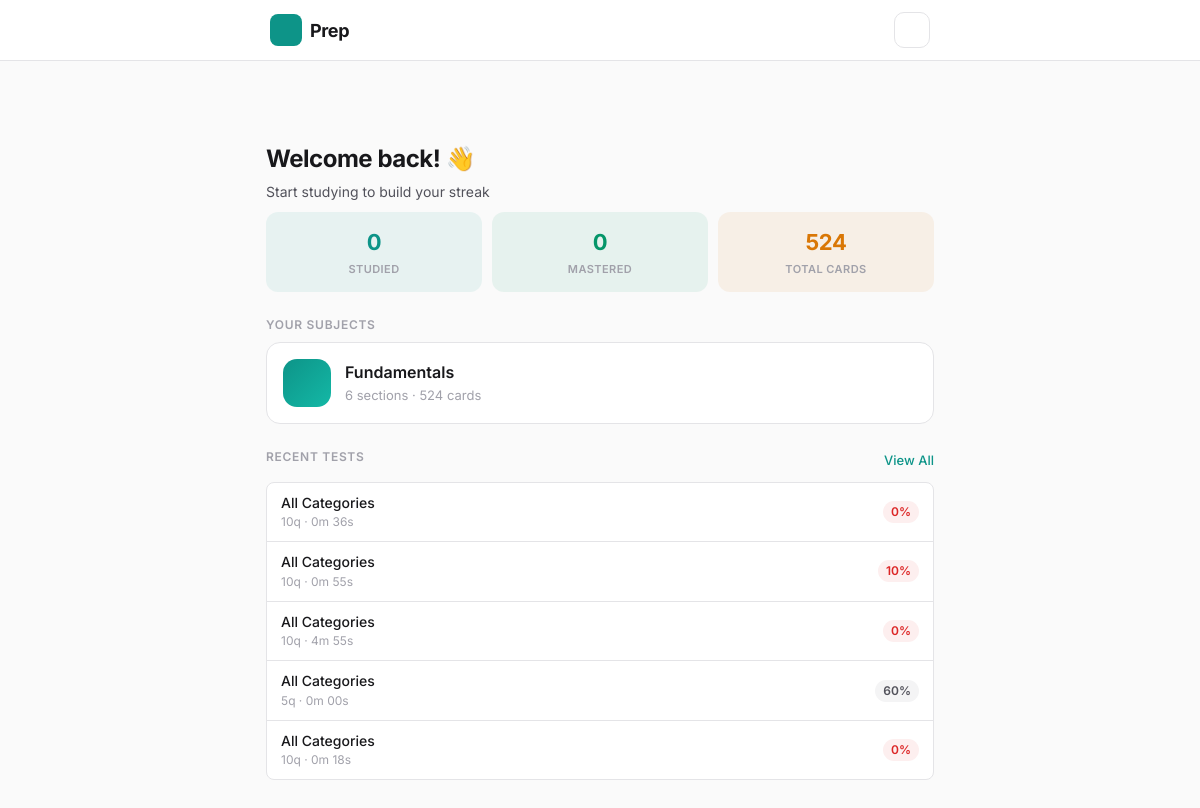
The app's page /, older data.
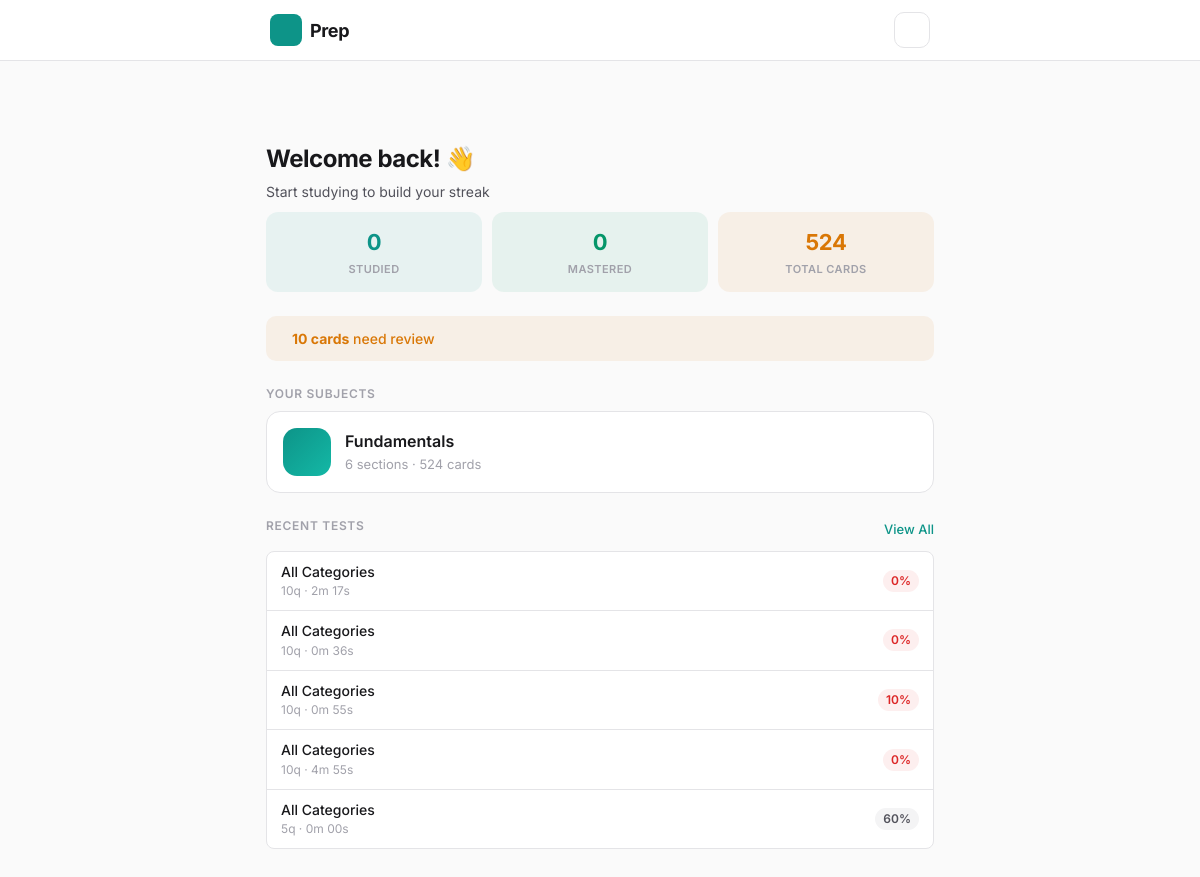
The same page, newer data.
### cards/models.py (models this page shows, shortened)
class Category(models.Model):
    name = models.CharField(max_length=100)
    slug = models.SlugField(unique=True)
    icon = models.CharField(max_length=10, default='📚')
    is_default = models.BooleanField(default=False)
    published = models.BooleanField(default=False, help_text='Show on homepage')
    class Meta:
        verbose_name_plural = 'categories'
        ordering = ['name']

class Quiz(models.Model):
    category = models.ForeignKey(
        Category, null=True, blank=True, on_delete=models.SET_NULL,
        help_text='Null means all categories'
    )
    num_questions = models.IntegerField()
    time_limit = models.IntegerField(null=True, blank=True, help_text='Time limit in minutes')
    started_at = models.DateTimeField(auto_now_add=True)
    completed_at = models.DateTimeField(null=True, blank=True)
    score = models.IntegerField(default=0)
    class Meta:
        verbose_name_plural = 'quizzes'
        ordering = ['-started_at']
    @property
    def percentage(self):
        return round(self.score / self.num_questions * 100) if self.num_questions > 0 else 0
    @property
    def duration_seconds(self):
        if self.completed_at and self.started_at:
            return int((self.completed_at - self.started_at).total_seconds())
        return None
    @property
    def duration_display(self):
        secs = self.duration_seconds
        if secs is None:
            return '—'
        mins, s = divmod(secs, 60)
        return f'{mins}m {s:02d}s'

### cards/views.py (the view)
# urls.py: path('', views.dashboard_view, name='dashboard'),
def dashboard_view(request):
    stats = _get_global_stats()
    categories = Category.objects.filter(published=True).annotate(
        total=Count('cards'),
        studied_count=Count('cards__progress', filter=Q(cards__progress__times_studied__gt=0))
    )
    cat_progress = []
    for cat in categories:
        pct = round(cat.studied_count / cat.total * 100) if cat.total > 0 else 0
        cat_progress.append({
            'name': cat.name, 'icon': cat.icon, 'slug': cat.slug,
            'total': cat.total, 'studied': cat.studied_count, 'pct': pct,
            'exam_count': cat.decks.count(),
        })
    recent_quizzes = Quiz.objects.filter(completed_at__isnull=False).select_related('category')[:5]
    review_count = Progress.objects.filter(needs_review=True).count()
    return render(request, 'cards/dashboard.html', {
        'stats': stats,
        'categories': cat_progress,
        'recent_quizzes': recent_quizzes,
        'review_count': review_count,
    })

### cards/views.py (called while the page is built)
def _get_streak():
    streak = 0
    d = date.today()
    while StudySession.objects.filter(date=d).exists():
        streak += 1
        d -= timedelta(days=1)
    return streak

def _get_global_stats():
    total_cards = Card.objects.count()
    studied = Progress.objects.filter(times_studied__gt=0).count()
    mastered = Progress.objects.filter(last_rating__gte=5, times_studied__gt=0).count()
    weak = Progress.objects.filter(last_rating__lte=1, times_studied__gt=0).count()
    today_session = StudySession.objects.filter(date=date.today()).first()
    return {
        'total_cards': total_cards,
        'studied': studied,
        'mastered': mastered,
        'weak': weak,
        'streak': _get_streak(),
        'today_studied': today_session.cards_studied if today_session else 0,
        'today_correct': today_session.cards_correct if today_session else 0,
        'accuracy': round(studied / total_cards * 100) if total_cards > 0 else 0,
    }

### cards/templates/cards/dashboard.html (shortened to what this page needs)
{% extends "cards/base.html" %}
{% load static %}
{% block body %}
<div class="page">
  <section class="hero">
    <div class="hero-text">
      <h1 class="hero-title">Welcome back! 👋</h1>
      <p class="hero-sub">{% if stats.streak > 0 %}🔥 {{ stats.streak }}-day streak — keep going!{% else %}Start studying to build your streak{% endif %}</p>
    </div>
  </section>
  <section class="home-stats">
    <div class="home-stat teal">
      <span class="home-stat-num">{{ stats.studied }}</span>
      <span class="home-stat-label">Studied</span>
    </div>
    <div class="home-stat green">
      <span class="home-stat-num">{{ stats.mastered }}</span>
      <span class="home-stat-label">Mastered</span>
    </div>
    <div class="home-stat amber">
      <span class="home-stat-num">{{ stats.total_cards }}</span>
      <span class="home-stat-label">Total Cards</span>
    </div>
  </section>
  {% if review_count > 0 %}
  <a href="{% url 'revise' %}" class="revise-banner">
    <span><strong>{{ review_count }} card{{ review_count|pluralize }}</strong> need{{ review_count|pluralize:"s," }} review</span>
  </a>
  {% endif %}
  <section class="section">
    <h2 class="section-title">Your Subjects</h2>
    <div class="cat-cards">
      {% for cat in categories %}
      <a href="{% url 'category_detail' cat.slug %}" class="cat-card cc-{{ forloop.counter }}">
        <div class="cat-card-icon"><i class="{{ cat.icon }}"></i></div>
        <div class="cat-card-body">
          <h3 class="cat-card-name">{{ cat.name }}</h3>
          <p class="cat-card-meta">{{ cat.exam_count }} sections · {{ cat.total }} cards</p>
        </div>
      </a>
      {% endfor %}
    </div>
  </section>
  {% if recent_quizzes %}
  <section class="section">
    <div class="section-header">
      <h2 class="section-title">Recent Tests</h2>
      <a href="{% url 'quiz_history' %}" class="section-link">View All</a>
    </div>
    <div class="list">
      {% for quiz in recent_quizzes %}
      <a href="{% url 'quiz_results' quiz.pk %}" class="list-row">
        <div class="list-body">
          <span class="list-name">{% if quiz.category %}{{ quiz.category.name }}{% else %}All Categories{% endif %}</span>
          <span class="list-meta">{{ quiz.num_questions }}q · {{ quiz.duration_display }}</span>
        </div>
        <span class="list-badge {% if quiz.percentage >= 80 %}green{% elif quiz.percentage < 60 %}red{% endif %}">{{ quiz.percentage }}%</span>
      </a>
      {% endfor %}
    </div>
  </section>
  {% endif %}
</div>
{% endblock %}

Row changes from the older to the newer data that the page shows:
no longer on this page (row unchanged): Quiz: shows "All Categories", num_questions "10", duration_display "0m 18s", percentage "0"
added Quiz: shows "All Categories", num_questions "10", duration_display "2m 17s", percentage "0"
Text that changed along with them:
{{ review_count }}: (not shown) → "10"
text now shown: "card need review"
